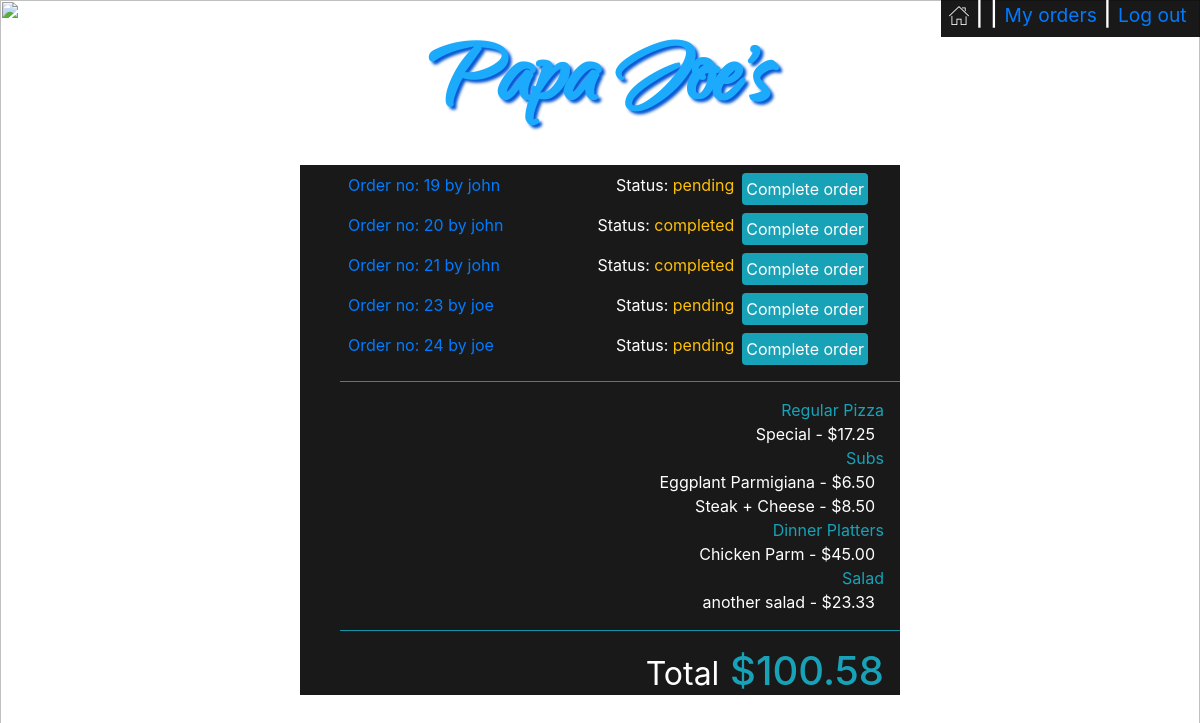
/orders_manager/john/19, run on the app's committed database.
### orders/models.py (models this page shows, shortened)
class User_order(models.Model):
    user=models.ForeignKey(User,on_delete=models.CASCADE)
    order_number=models.IntegerField()
    topping_allowance=models.IntegerField(default=0)
    status=models.CharField(max_length=64,default='initiated')

class Order2(models.Model):
    user=models.ForeignKey(User,on_delete=models.CASCADE)
    number=models.IntegerField()
    category=models.CharField(max_length=64,null=True)
    name=models.CharField(max_length=64)
    price=models.DecimalField(max_digits=4,decimal_places=2)
    def __str__(self):
        return f"{self.name} - ${self.price} "

### orders/views.py (the view)
# urls.py: path("orders_manager/<str:user>/<str:order_number>", views.orders_manager, name="orders_manager"),
def orders_manager(request,user,order_number):
    user=User.objects.get(username=user)
    context = {
        "Checkout":Order2.objects.filter(user=user,number=order_number),
        "Checkout_category":Order2.objects.filter(user=user,number=order_number).values_list('category').distinct(),
        "Total":list(Order2.objects.filter(user=user,number=order_number).aggregate(Sum('price')).values())[0],
        "user":request.user,
        "Category": Category.objects.all(),
        "Order_number":order_number,
        "All_orders":User_order.objects.exclude(status='initiated')
    }
    return render(request,"orders_manager.html",context)

### orders/templates/orders_manager.html (shortened to what this page needs)
<!DOCTYPE html>
<html style="height:100%">
<head>
    {% load static %}
    <link rel="stylesheet" type="text/css" href="{% static 'styles.css' %}">
    <link rel="stylesheet" href="https://maxcdn.bootstrapcdn.com/bootstrap/4.1.3/css/bootstrap.min.css">
</head>
<body style="height:100%">
    {% if Category %}
    <div id='username'>
        <h4 class='px-2' ><a href="{% url 'index' %}"><img src="{% static 'home.png' %}"></a> |
            {{user.username}} |
            {% if not user.is_superuser %}
            <small><a href="{% url 'my_orders' Order_number %}">My orders</a></small> |
            {% endif %}
            <small><a href="{% url 'logout' %}"> Log out&nbsp;</a></small>
        </h4>
    </div>
    {% endif %}
    <p id='logo' class='text-center m-0 font-weight-bold'><a href="{% url 'index' %}">Papa Joe's</a></p>
    <div id='my_orders_container' class='w-50 mx-auto'>
        <div class=' text-left pr-3'>
            <ul >
                {% for row in All_orders%}
                <li class='p-2' >
                    <a href="{% url 'orders_manager' row.user row.order_number  %}"><span>Order no: {{row.order_number}} by {{row.user}}</span></a>
                    <a href="{% url 'complete_order' row.user row.order_number  %}"><span class='float-right mx-2 p-1 bg-info rounded text-white'>Complete order</span></a>
                    <span class='float-right'>Status: <span class='text-warning'>{{row.status}}</span></span>
                </li>
                {% endfor %}
            </ul>
        </div>
        <ul>
            <hr class='bg-info'>
            {% for check_cat in Checkout_category %}
                <li class='text-info text-right pr-3'>{{check_cat|cut:"("|cut:")"|cut:","|cut:"'"}}</li>
                {% for row in Checkout %}
                {% if row.category == check_cat|cut:"("|cut:")"|cut:","|cut:"'"  %}
                <li class='pr-3 text-right'>{{row}}&nbsp;</li>
                {% endif %}
                {% endfor %}
            {% endfor %}
            <hr class='bg-info'>
            <li class='text-info text-right pr-3 '><h1><small class='text-white'>Total</small> ${{Total|floatformat:2}}</h1></li>
        </ul>
    </div>
</body>
</html>

### orders/static/styles.css (style rules this page uses)
#logo { padding:0px; font-family: webLogo ; font-size: 110px; text-shadow: 3px 3px 3px rgb(5, 87, 211); }
#logo a:link, #place_order:link, #confirm_order:link { color:rgb(28, 170, 253); }
#center_box,#username { background-color: rgba(0, 0, 0, 0.9); color: white; }
#username { position: absolute; right: 0; }
li { list-style-type: none; }
#my_orders_container { background-color: rgba(0, 0, 0, 0.9); color: white; }

### data on the page
User_order: order_number "19", user "john", status "pending"
User_order: order_number "20", user "john", status "completed"
User_order: order_number "21", user "john", status "completed"
User_order: order_number "23", user "joe", status "pending"
User_order: order_number "24", user "joe", status "pending"
Order2: name+price "Special - $17.25"
Order2: name+price "Eggplant Parmigiana - $6.50"
Order2: name+price "Steak + Cheese - $8.50"
Order2: name+price "Chicken Parm - $45.00"
Order2: name+price "another salad - $23.33"

### other printed values
{{ check_cat|cut:"("|cut:")"|cut:","|cut:"'" }} "Regular Pizza" "Subs" "Dinner Platters" "Salad"
{{ Total|floatformat:2 }} "100.58"
